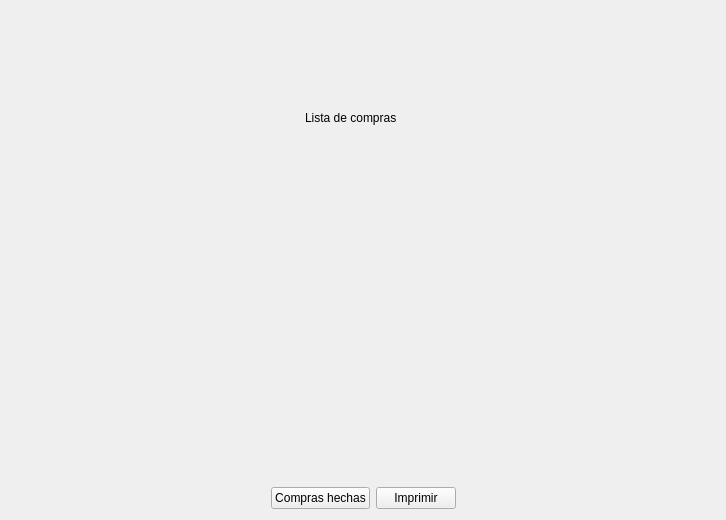
<?xml version="1.0" encoding="UTF-8"?>
<ui version="4.0">
 <class>MarketListWidget</class>
 <widget class="QWidget" name="MarketListWidget">
  <property name="geometry">
   <rect>
    <x>0</x>
    <y>0</y>
    <width>726</width>
    <height>520</height>
   </rect>
  </property>
  <property name="windowTitle">
   <string>Form</string>
  </property>
  <layout class="QVBoxLayout" name="verticalLayout">
   <item>
    <layout class="QHBoxLayout" name="horizontalLayout_3">
     <item>
      <widget class="QPushButton" name="homeButton">
       <property name="minimumSize">
        <size>
         <width>60</width>
         <height>60</height>
        </size>
       </property>
       <property name="text">
        <string/>
       </property>
       <property name="icon">
        <iconset resource="res.qrc">
         <normaloff>:/res/homeicon.png</normaloff>:/res/homeicon.png</iconset>
       </property>
       <property name="iconSize">
        <size>
         <width>60</width>
         <height>60</height>
        </size>
       </property>
       <property name="flat">
        <bool>true</bool>
       </property>
      </widget>
     </item>
     <item>
      <spacer name="horizontalSpacer">
       <property name="orientation">
        <enum>Qt::Horizontal</enum>
       </property>
       <property name="sizeHint" stdset="0">
        <size>
         <width>40</width>
         <height>20</height>
        </size>
       </property>
      </spacer>
     </item>
    </layout>
   </item>
   <item>
    <layout class="QHBoxLayout" name="horizontalLayout_4">
     <item>
      <spacer name="horizontalSpacer_2">
       <property name="orientation">
        <enum>Qt::Horizontal</enum>
       </property>
       <property name="sizeHint" stdset="0">
        <size>
         <width>40</width>
         <height>20</height>
        </size>
       </property>
      </spacer>
     </item>
     <item>
      <widget class="QWidget" name="listBackground" native="true">
       <property name="maximumSize">
        <size>
         <width>372</width>
         <height>500</height>
        </size>
       </property>
       <layout class="QGridLayout" name="gridLayout">
        <item row="0" column="1">
         <layout class="QHBoxLayout" name="horizontalLayout">
          <item>
           <widget class="QLabel" name="label">
            <property name="minimumSize">
             <size>
              <width>64</width>
              <height>64</height>
             </size>
            </property>
            <property name="maximumSize">
             <size>
              <width>64</width>
              <height>64</height>
             </size>
            </property>
            <property name="text">
             <string/>
            </property>
            <property name="pixmap">
             <pixmap resource="res.qrc">:/res/marketicon.png</pixmap>
            </property>
            <property name="scaledContents">
             <bool>true</bool>
            </property>
           </widget>
          </item>
          <item>
           <widget class="QLabel" name="label_2">
            <property name="minimumSize">
             <size>
              <width>151</width>
              <height>31</height>
             </size>
            </property>
            <property name="styleSheet">
             <string notr="true">font: 17pt &quot;Lobster 1.4&quot;;</string>
            </property>
            <property name="text">
             <string>Lista de compras</string>
            </property>
           </widget>
          </item>
         </layout>
        </item>
        <item row="1" column="0">
         <spacer name="horizontalSpacer_3">
          <property name="orientation">
           <enum>Qt::Horizontal</enum>
          </property>
          <property name="sizeHint" stdset="0">
           <size>
            <width>40</width>
            <height>20</height>
           </size>
          </property>
         </spacer>
        </item>
        <item row="1" column="1">
         <widget class="QListWidget" name="listWidget">
          <property name="styleSheet">
           <string notr="true">background-color: rgba(255, 255, 255, 0);</string>
          </property>
         </widget>
        </item>
        <item row="1" column="2">
         <spacer name="horizontalSpacer_4">
          <property name="orientation">
           <enum>Qt::Horizontal</enum>
          </property>
          <property name="sizeHint" stdset="0">
           <size>
            <width>40</width>
            <height>20</height>
           </size>
          </property>
         </spacer>
        </item>
       </layout>
      </widget>
     </item>
     <item>
      <spacer name="horizontalSpacer_6">
       <property name="orientation">
        <enum>Qt::Horizontal</enum>
       </property>
       <property name="sizeHint" stdset="0">
        <size>
         <width>40</width>
         <height>20</height>
        </size>
       </property>
      </spacer>
     </item>
    </layout>
   </item>
   <item>
    <layout class="QHBoxLayout" name="horizontalLayout_2">
     <item>
      <spacer name="horizontalSpacer_7">
       <property name="orientation">
        <enum>Qt::Horizontal</enum>
       </property>
       <property name="sizeHint" stdset="0">
        <size>
         <width>40</width>
         <height>20</height>
        </size>
       </property>
      </spacer>
     </item>
     <item>
      <widget class="QPushButton" name="pushButton_2">
       <property name="text">
        <string>Compras hechas</string>
       </property>
      </widget>
     </item>
     <item>
      <widget class="QPushButton" name="pushButton">
       <property name="text">
        <string>Imprimir</string>
       </property>
      </widget>
     </item>
     <item>
      <spacer name="horizontalSpacer_8">
       <property name="orientation">
        <enum>Qt::Horizontal</enum>
       </property>
       <property name="sizeHint" stdset="0">
        <size>
         <width>40</width>
         <height>20</height>
        </size>
       </property>
      </spacer>
     </item>
    </layout>
   </item>
  </layout>
 </widget>
 <resources>
  <include location="res.qrc"/>
 </resources>
 <connections/>
</ui>
